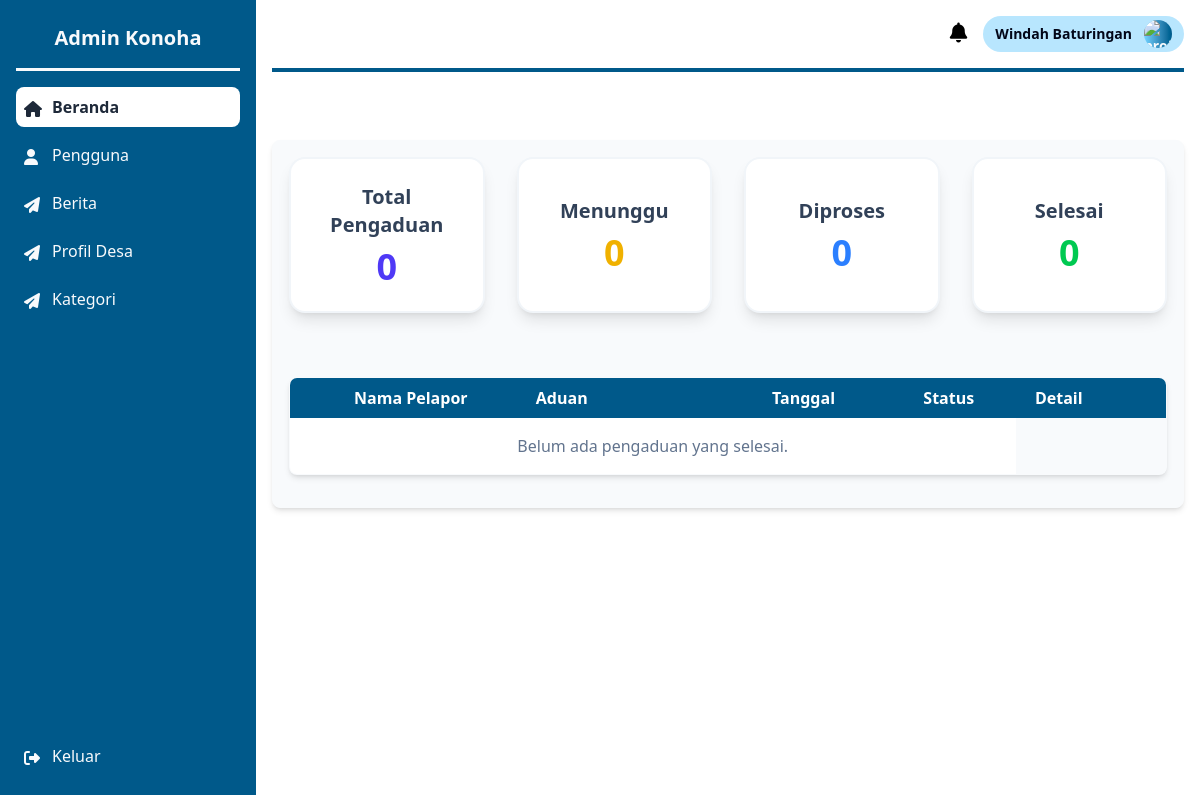
The app's page /konoha-adminPage/public/index.php, older data.
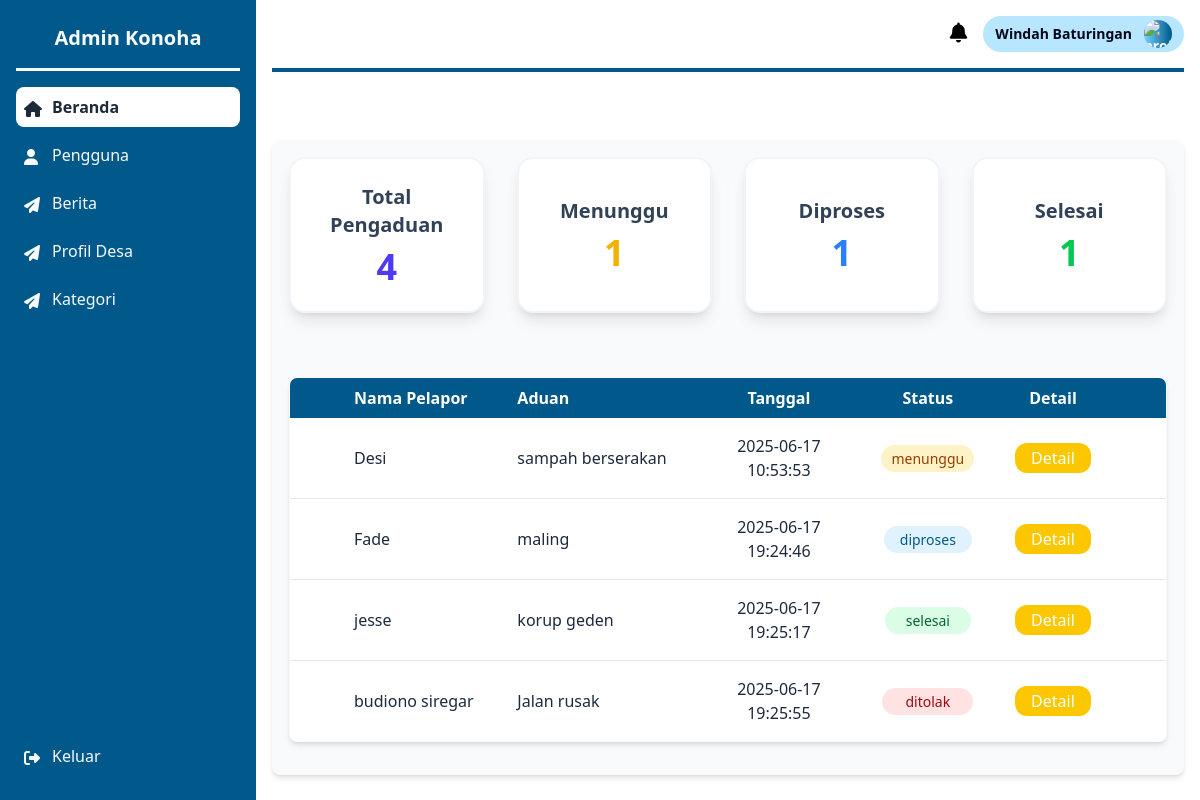
The same page, newer data.
### tables this page shows
CREATE TABLE `pengaduan` (
  `id_pengaduan` int(11) NOT NULL,
  `nama_pelapor` varchar(255) NOT NULL,
  `nomor_telepon` varchar(25) DEFAULT NULL,
  `id_kategori` int(11) NOT NULL,
  `judul_pengaduan` varchar(255) NOT NULL,
  `detail_pengaduan` text NOT NULL,
  `path_lampiran` varchar(255) DEFAULT NULL,
  `tanggal_dikirim` timestamp NOT NULL DEFAULT current_timestamp(),
  `status` enum('menunggu','diproses','selesai','ditolak') NOT NULL DEFAULT 'menunggu'
);

### konoha-adminPage/app/core/Controllers.php (called while the page is built, shortened)
<?php
class Controllers {
    public function view( $view, $data = [] ) {
        require_once "../app/views/" . $view . ".php";
    }
    public function model ( $model ) {
        return new $model;
    }
}
?>

### konoha-adminPage/app/controllers/Beranda_controller.php (called while the page is built, shortened)
<?php
class Beranda_controller extends Controllers {
    public function index() {
        $data['title'] = 'Admin - Beranda';
        $data['dataStatistik'] = $this->model('Beranda_model')->getStatistik($data);
        $data['dataPengaduan'] = $this->model('Beranda_model')->getAllStatistik(50, null, 'total');
        $data['menunggu'] = $this->model('Beranda_model')->getMenungguStatistik();
        $data['diproses'] = $this->model('Beranda_model')->getDiprosesStatistik();
        $data['selesai'] = $this->model('Beranda_model')->getSelesaiStatistik();
        $data['ditolak'] = $this->model('Beranda_model')->getDitolakStatistik();
        $data['berandaNav'] = 'flex items-center gap-2 p-2 mt-2 rounded-lg bg-white text-gray-800 font-semibold';
        $data['penggunaNav'] = 'flex items-center gap-2 p-2 mt-2 group hover:bg-white/50 hover:text-slate-800 rounded-lg transition';
        $data['beritaNav'] = 'flex items-center gap-2 p-2 mt-2 group hover:bg-white/50 hover:text-slate-800 rounded-lg transition';
        $data['profilNav'] = 'flex items-center gap-2 p-2 mt-2 group hover:bg-white/50 hover:text-slate-800 rounded-lg transition';
        $data['kategoriNav'] = 'flex items-center gap-2 p-2 mt-2 group hover:bg-white/50 hover:text-slate-800 rounded-lg transition';
        $this->view('templates/header', $data);
        $this->view('beranda/index', $data);
        $this->view('templates/footer');
    }
}
?>

### konoha-adminPage/app/core/App.php (called while the page is built, shortened)
<?php
class App {
    protected $method = 'index';
    protected $params = [];
    public function __construct() {
        $this->controller = new $this->controller;
        call_user_func_array([$this->controller, $this->method], $this->params);
    }
}
?>

### konoha-adminPage/public/index.php (called while the page is built, shortened)
<?php
$a = new App;
?>

### konoha-adminPage/app/core/Database.php (called while the page is built, shortened)
<?php
class Database {
    private $host = "localhost";
    private $db_name = "dbkonoha";
    private $username = "root";
    private $password = "";
    public $conn;
    private $stmt;
    public function __construct() {
        try {
            $this->conn = new PDO(
                "mysql:host=" . $this->host . ";dbname=" . $this->db_name . ";charset=utf8mb4",
                $this->username,
                $this->password,
                array(
                    PDO::ATTR_ERRMODE => PDO::ERRMODE_EXCEPTION,
                    PDO::ATTR_DEFAULT_FETCH_MODE => PDO::FETCH_ASSOC,
                    PDO::MYSQL_ATTR_INIT_COMMAND => "SET NAMES utf8mb4"
                )
                );
        } catch(PDOException $exception) {
            die($exception->getMessage());
        }
    }
    public function query($query) {
        $this->stmt = $this->conn->prepare($query);
    }
    public function execute() {
        $this->stmt->execute();
    }
    public function getAll() {
        $this->execute();
        return $this->stmt->fetchAll(PDO::FETCH_ASSOC);
    }
    public function get() {
        $this->execute();
        return $this->stmt->fetch(PDO::FETCH_ASSOC);
    }
}
?>

### konoha-adminPage/app/models/Beranda_model.php (called while the page is built, shortened)
<?php
class Beranda_model {
    private $conn;
    private $table_name = "pengaduan";
    public function __construct() {
        $this->conn = new Database();
    }
    public function getStatistik($data) {
        $query = "SELECT
                    COUNT(*) as total,
                    SUM(CASE WHEN status = 'menunggu' THEN 1 ELSE 0 END) as menunggu,
                    SUM(CASE WHEN status = 'diproses' THEN 1 ELSE 0 END) as diproses,
                    SUM(CASE WHEN status = 'selesai' THEN 1 ELSE 0 END) as selesai
                  FROM " . $this->table_name;
        $this->conn->query($query);
        $this->conn->execute();
        $result = $this->conn->get();
        $data = [
            'total' => $result['total'],
            'menunggu' => $result['menunggu'],
            'diproses' => $result['diproses'],
            'selesai' => $result['selesai']
        ];
        return $data;
    }
    public function getAllStatistik() {
        $query = "SELECT p.*, k.nama_kategori
                  FROM " . $this->table_name . " p
                  LEFT JOIN kategoripengaduan k ON p.id_kategori = k.id_kategori";
        $this->conn->query($query);
        return $this->conn->getAll();
    }
    public function getMenungguStatistik() {
        $query = "SELECT p.*, k.nama_kategori
                  FROM " . $this->table_name . " p
                  LEFT JOIN kategoripengaduan k ON p.id_kategori = k.id_kategori
                  WHERE p.status = 'menunggu'";
        $this->conn->query($query);
        return $this->conn->getAll();
    }
    public function getDiprosesStatistik() {
        $query = "SELECT p.*, k.nama_kategori
                  FROM " . $this->table_name . " p
                  LEFT JOIN kategoripengaduan k ON p.id_kategori = k.id_kategori
                  WHERE p.status = 'diproses'";
        $this->conn->query($query);
        return $this->conn->getAll();
    }
    public function getSelesaiStatistik() {
        $query = "SELECT p.*, k.nama_kategori
                  FROM " . $this->table_name . " p
                  LEFT JOIN kategoripengaduan k ON p.id_kategori = k.id_kategori
                  WHERE p.status = 'selesai'";
        $this->conn->query($query);
        return $this->conn->getAll();
    }
    public function getDitolakStatistik() {
        $query = "SELECT p.*, k.nama_kategori
                  FROM " . $this->table_name . " p
                  LEFT JOIN kategoripengaduan k ON p.id_kategori = k.id_kategori
                  WHERE p.status = 'ditolak'";
        $this->conn->query($query);
        return $this->conn->getAll();
    }
}
?>

### konoha-adminPage/app/views/beranda/index.php (the view)
<main class="p-4 overflow-y-auto flex-1">
    <a href="admin_statistik.html">
        <div class="bg-slate-50 border rounded-lg p-4 shadow-md mt-5">
            <form action="" method="post">
                <div class="grid grid-cols-1 sm:grid-cols-2 md:grid-cols-2 lg:grid-cols-4 gap-8 mb-16">
                    <button name="total" cursor="pointer" class="hover:scale-103 focus:bg-sky-50 bg-white rounded-2xl shadow-lg p-6 border-2 border-slate-100 hover:shadow-xl transition-all duration-700 ease-in-out">
                        <h3 class="text-xl font-semibold text-slate-700">Total Pengaduan</h3>
                        <p class="text-4xl font-bold text-indigo-600 mt-2">
                            <?= $data['dataStatistik']['total'] ?? 0 ?>
                        </p>
                    </button>
                    <button name="menunggu" class="hover:scale-103 focus:bg-sky-50 bg-white rounded-2xl shadow-lg p-6 border-2 border-slate-100 hover:shadow-xl transition-all duration-700 ease-in-out">
                        <h3 class="text-xl font-semibold text-slate-700">Menunggu</h3>
                        <p class="text-4xl font-bold text-yellow-500 mt-2">
                            <?= $data['dataStatistik']['menunggu'] ?? 0 ?>
                        </p>
                    </button>
                    <button name="diproses" cursor="pointer" class="hover:scale-103 focus:bg-sky-50 bg-white rounded-2xl shadow-lg p-6 border-2 border-slate-100 hover:shadow-xl transition-all duration-700 ease-in-out">
                        <h3 class="text-xl font-semibold text-slate-700">Diproses</h3>
                        <p class="text-4xl font-bold text-blue-500 mt-2">
                                <?= $data['dataStatistik']['diproses'] ?? 0 ?>
                        </p>
                    </button>
                    <button name="selesai" cursor="pointer" class="hover:scale-103 focus:bg-sky-50 bg-white rounded-2xl shadow-lg p-6 border-2 border-slate-100 hover:shadow-xl transition-all duration-700 ease-in-out">
                        <h3 class="text-xl font-semibold text-slate-700">Selesai</h3>
                        <p class="text-4xl font-bold text-green-500 mt-2">
                                <?= $data['dataStatistik']['selesai'] ?? 0 ?>
                        </p>
                    </button>
                </div>
            </form>
            <table class="w-full text-slate-800 border border-sky-800 rounded-lg overflow-hidden shadow-md mb-4">
                <thead class="bg-sky-800 text-white">
                    <tr>
                        <th class="pl-16 py-2 w-96 text-left">Nama Pelapor</th>
                        <th class="px-4 py-2 w-96 text-left">Aduan</th>
                        <th class="px-4 py-2 w-62 text-center">Tanggal</th>
                        <th class="px-4 py-2 w-52 text-center">Status</th>
                        <th class="pr-16 py-2 w-52 text-center">Detail</th>
                    </tr>
                </thead>
                <tbody class="bg-white divide-y divide-slate-200">
                    <?php if (!empty($data['dataPengaduan'])) : ?>
                        <?php foreach ($data['dataPengaduan'] as $aduan): ?>
                        <tr>
                            <td class="pl-16 py-4"><?= htmlspecialchars($aduan['nama_pelapor']) ?></td>
                            <td class="px-4 py-4"><?= htmlspecialchars($aduan['judul_pengaduan']) ?></td>
                            <td class="px-4 py-4 text-center"><?= htmlspecialchars($aduan['tanggal_dikirim']) ?></td>
                            <td class="px-4 py-4 text-center">
                                <?php
                                    if ($aduan['status'] === 'menunggu') {
                                        $statusClass = 'bg-amber-100 text-amber-800 px-[10px]';
                                    } elseif ($aduan['status'] === 'diproses') {
                                        $statusClass = 'bg-sky-100 text-sky-800 px-[16px]';
                                    } elseif ($aduan['status'] === 'selesai') {
                                        $statusClass = 'bg-green-100 text-green-800 px-[21px]';
                                    } elseif ($aduan['status'] === 'ditolak') {
                                        $statusClass = 'bg-red-100 text-red-800 px-[23px]';
                                    }
                                ?>
                                <span class="<?= $statusClass ?> text-sm font-medium py-1 rounded-full">
                                    <?= htmlspecialchars($aduan['status']) ?>
                                </span>
                            </td>
                            <td class="pr-16 py-4 justify-center text-center">
                                <a
                                    href="<?=BASEURL?>/Beranda_controller/detail/<?= $aduan['id_pengaduan'] ?>"
                                    class="px-4 py-1 bg-yellow-400 hover:bg-yellow-500 rounded-xl flex-1 h-7 w-15 text-center text-white">
                                    Detail
                                </a>
                            </td>
                        </tr>
                        <?php endforeach; ?>
                        <?php else: ?>
                        <tr>
                            <td colspan="4" class="py-4 px-6 text-center text-slate-500">Belum ada pengaduan yang selesai.</td>
                        </tr>
                    <?php endif; ?>
                </tbody>
            </table>
        </div>
    </a>
</main>

### konoha-adminPage/app/views/templates/header.php (shortened to what this page needs)
<!DOCTYPE html>
<html lang="en">
    <head>
        <link rel="stylesheet" href="<?= BASEURL; ?>/src/output.css" />
        <script src="https://cdn.jsdelivr.net/npm/@tailwindcss/browser@4"></script>
    </head>
    <body class="bg-white text-slate-50">
        <div class="flex">
            <aside class="bg-sky-800 w-64 p-4 fixed top-0 left-0 h-screen z-10 flex flex-col justify-between">
                <div>
                    <h1 class="text-xl font-semibold my-2 text-center">Admin Konoha</h1>
                    <hr class="my-4 border-t-3" />
                    <nav class="mt-4">
                        <a
                            href="<?= BASEURL; ?>/Beranda_controller"
                            class="<?= $data['berandaNav'] ?>">
                            <div class="w-5 h-5">
                                <i class="fa-solid fa-home"></i>
                            </div>
                            Beranda
                        </a>
                        <a
                            href="<?= BASEURL; ?>/Pengguna_controller"
                            class="<?= $data['penggunaNav'] ?>">
                            <div class="w-5 h-5">
                                <i class="fa-solid fa-user"></i>
                            </div>
                            Pengguna
                        </a>
                        <a
                            href="<?= BASEURL; ?>/Berita_controller"
                            class="<?= $data['beritaNav'] ?>">
                            <div class="w-5 h-5">
                                <i class="fa-solid fa-paper-plane"></i>
                            </div>
                            Berita
                        </a>
                        <a
                            href="<?= BASEURL; ?>/Profil_controller"
                            class="<?= $data['profilNav'] ?>">
                            <div class="w-5 h-5">
                                <i class="fa-solid fa-paper-plane"></i>
                            </div>
                            Profil Desa
                        </a>
                        <a  href="<?= BASEURL; ?>/Kategori_controller"
                            class="<?= $data['kategoriNav'] ?>">
                            <div class="w-5 h-5">
                            <i class="fa-solid fa-paper-plane"></i>
                            </div>
                            Kategori
                        </a>
                    </nav>
                </div>
                <div class="mb-2">
                    <a href="#" class="flex items-center gap-2 p-2 mt-2 group hover:bg-white/50 hover:text-slate-800 rounded-lg transition">
                        <div class="w-5 h-5">
                            <i class="fa-solid fa-right-from-bracket"></i>
                        </div>
                        Keluar
                    </a>
                </div>
            </aside>
            <div class="flex-1 ml-64 h-screen overflow-hidden flex flex-col">
                <div class="bg-white p-4 sticky top-0 z-10">
                    <div class="flex flex-col sm:flex-row sm:items-center sm:justify-between gap-2 mb-2 md:justify-end">
                        <div class="flex items-center gap-4">
                            <div>
                                <i class="fas fa-bell text-xl" style="color: black"></i>
                            </div>
                            <div class="bg-sky-200 px-3 py-1 rounded-full text-sm font-semibold">
                                <div class="flex items-center flex-row-reverse gap-1">
                                    <div class="h-7 w-7 rounded-full bg-gradient-to-l from-sky-800 to-sky-300 overflow-hidden ml-2">
                                        <img src="../asset/foto.png" alt="profil" class="h-full w-full object-cover" />
                                    </div>
                                    <span class="text-slate-950">Windah Baturingan</span>
                                </div>
                            </div>
                        </div>
                    </div>
                    <hr class="my-4 border-t-4 text-sky-800" />
                </div>

### konoha-adminPage/app/views/templates/footer.php (shortened to what this page needs)
        </div>
    </div>
</body>
</html>

Row changes from the older to the newer data that the page shows:
added pengaduan: nama_pelapor "Desi", judul_pengaduan "sampah berserakan", tanggal_dikirim "2025-06-17 10:53:53", status "menunggu"
added pengaduan: nama_pelapor "Fade", judul_pengaduan "maling", tanggal_dikirim "2025-06-17 19:24:46", status "diproses"
added pengaduan: nama_pelapor "jesse", judul_pengaduan "korup geden", tanggal_dikirim "2025-06-17 19:25:17", status "selesai"
added pengaduan: nama_pelapor "budiono siregar", judul_pengaduan "Jalan rusak", tanggal_dikirim "2025-06-17 19:25:55", status "ditolak"
Text that changed along with them:
$data['dataStatistik']['total']: "0" → "4"
$data['dataStatistik']['menunggu']: "0" → "1"
$data['dataStatistik']['diproses']: "0" → "1"
$data['dataStatistik']['selesai']: "0" → "1"
text no longer shown: "Belum ada pengaduan yang selesai."
